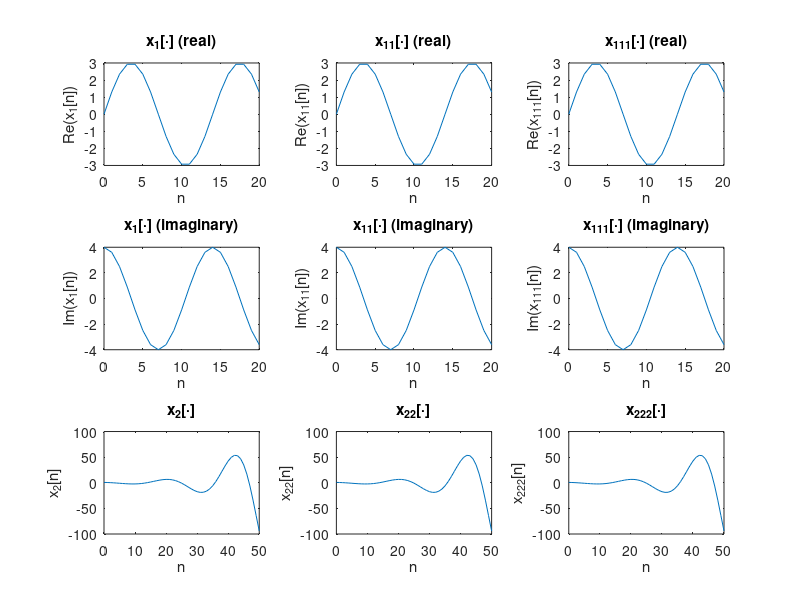

MATLAB code for this plot:
% Consider the following sequences:
% x1[n] = 3 sin(π/7 n) + j 4 cos(π/7 n),  n = 0, ..., 20
% x2[n] = (1.1)^n cos(π/11 n + π/4),      n = 0, ..., 50
% Express x1[·] and x2[·] using complex exponentials with the help of Euler's formula and
% generate new vectors x11[·] and x22[·] using the `exp` function in Matlab. Next, using the `subplot`
% command, plot the functions x1[·], x2[·], x11[·], and x22[·] and verify that the new vectors match
% the representations obtained from the sinusoids. (For x1[·] and x11[·], plot the real and
% imaginary part separately.)

%% Generate signals
n1 = 0:20; % Times
n2 = 0:50;
f1 = pi/7; % Freq
f2 = pi/11;
p2 = pi/4; % Phase

t1 = f1*n1; % Aliases
t2 = f2*n2+p2;

x1 = 3 * sin(f1 * n1) + 4j * cos(f1 * n1);
x2 = (1.1).^n2 .* cos(f2 * n2 + pi/4);

x11 = 3 * (exp(1j*t1) - exp(-1j*t1))/2j + 4j * (exp(1j*t1) + exp(-1j*t1))/2;
x22 = (1.1).^n2 .* (exp(1j*t2) + exp(-1j*t2))/2;

x111 = 3*imag(exp(1j * pi/7 * n1)) + 4j*real(exp(1j * pi/7 * n1));
x222 = (1.1).^n2 .* real(exp(1j * (f2 * n2 + pi/4)));

%% Plot signals
figure(1);

% Figure 1.1: x1[·]
subplot(3, 3, 1);
plot(n1, real(x1));
title('x_1[·] (real)'), xlabel('n'), ylabel('Re(x_1[n])');
subplot(3, 3, 4);
plot(n1, imag(x1));
title('x_1[·] (imaginary)'), xlabel('n'), ylabel('Im(x_1[n])');

% Figure 1.2: x11[·]
subplot(3, 3, 2);
plot(n1, real(x11));
title('x_{11}[·] (real)'), xlabel('n'), ylabel('Re(x_{11}[n])');
subplot(3, 3, 5);
plot(n1, imag(x11));
title('x_{11}[·] (imaginary)'), xlabel('n'), ylabel('Im(x_{11}[n])');

% Figure 1.2: x111[·]
subplot(3, 3, 3);
plot(n1, real(x111));
title('x_{111}[·] (real)'), xlabel('n'), ylabel('Re(x_{111}[n])');
subplot(3, 3, 6);
plot(n1, imag(x111));
title('x_{111}[·] (imaginary)'), xlabel('n'), ylabel('Im(x_{111}[n])');

% Figure 1.3: x2[·]
subplot(3, 3, 7);
plot(n2, x2);
title('x_2[·]'), xlabel('n'), ylabel('x_2[n]');

% Figure 1.4: x22[·]
subplot(3, 3, 8);
plot(n2, x22);
title('x_{22}[·]'), xlabel('n'), ylabel('x_{22}[n]');

% Figure 1.4: x222[·]
subplot(3, 3, 9);
plot(n2, x222);
title('x_{222}[·]'), xlabel('n'), ylabel('x_{222}[n]');


